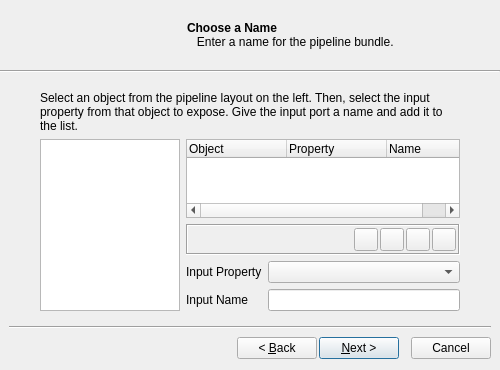
<ui version="4.0" >
 <author></author>
 <comment></comment>
 <exportmacro></exportmacro>
 <class>pqBundleDefinitionWizard</class>
 <widget class="QDialog" name="pqBundleDefinitionWizard" >
  <property name="geometry" >
   <rect>
    <x>0</x>
    <y>0</y>
    <width>500</width>
    <height>370</height>
   </rect>
  </property>
  <property name="windowTitle" >
   <string>Create Bundle</string>
  </property>
  <layout class="QVBoxLayout" >
   <property name="margin" >
    <number>0</number>
   </property>
   <property name="spacing" >
    <number>0</number>
   </property>
   <item>
    <widget class="QFrame" name="TitleFrame" >
     <property name="sizePolicy" >
      <sizepolicy>
       <hsizetype>5</hsizetype>
       <vsizetype>0</vsizetype>
       <horstretch>0</horstretch>
       <verstretch>0</verstretch>
      </sizepolicy>
     </property>
     <property name="minimumSize" >
      <size>
       <width>0</width>
       <height>70</height>
      </size>
     </property>
     <property name="maximumSize" >
      <size>
       <width>16777215</width>
       <height>70</height>
      </size>
     </property>
     <property name="frameShape" >
      <enum>QFrame::NoFrame</enum>
     </property>
     <property name="frameShadow" >
      <enum>QFrame::Plain</enum>
     </property>
     <layout class="QHBoxLayout" >
      <property name="margin" >
       <number>0</number>
      </property>
      <property name="spacing" >
       <number>0</number>
      </property>
      <item>
       <widget class="QLabel" name="WizardImage" >
        <property name="minimumSize" >
         <size>
          <width>178</width>
          <height>0</height>
         </size>
        </property>
        <property name="text" >
         <string/>
        </property>
        <property name="pixmap" >
         <pixmap resource="pqWidgets.qrc" >:/pqWidgets/pqAppIcon64.png</pixmap>
        </property>
        <property name="alignment" >
         <set>Qt::AlignRight|Qt::AlignTrailing|Qt::AlignVCenter</set>
        </property>
       </widget>
      </item>
      <item>
       <widget class="QStackedWidget" name="TitleStack" >
        <property name="currentIndex" >
         <number>0</number>
        </property>
        <widget class="QWidget" name="TitleNamePage" >
         <layout class="QHBoxLayout" >
          <property name="margin" >
           <number>9</number>
          </property>
          <property name="spacing" >
           <number>6</number>
          </property>
          <item>
           <widget class="QLabel" name="label" >
            <property name="text" >
             <string>&lt;b>Choose a Name&lt;/b>&lt;br>&amp;nbsp;&amp;nbsp;&amp;nbsp;Enter a name for the pipeline bundle.</string>
            </property>
           </widget>
          </item>
         </layout>
        </widget>
        <widget class="QWidget" name="TitleInputPage" >
         <layout class="QHBoxLayout" >
          <property name="margin" >
           <number>9</number>
          </property>
          <property name="spacing" >
           <number>6</number>
          </property>
          <item>
           <widget class="QLabel" name="label_4" >
            <property name="text" >
             <string>&lt;b>Define the Inputs&lt;/b>&lt;br>&amp;nbsp;&amp;nbsp;&amp;nbsp;Select and name the input ports.</string>
            </property>
           </widget>
          </item>
         </layout>
        </widget>
        <widget class="QWidget" name="TitleOutputPage" >
         <layout class="QHBoxLayout" >
          <property name="margin" >
           <number>9</number>
          </property>
          <property name="spacing" >
           <number>6</number>
          </property>
          <item>
           <widget class="QLabel" name="label_5" >
            <property name="text" >
             <string>&lt;b>Define the Outputs&lt;/b>&lt;br>&amp;nbsp;&amp;nbsp;&amp;nbsp;Select and name the output ports.</string>
            </property>
           </widget>
          </item>
         </layout>
        </widget>
        <widget class="QWidget" name="TitlePropertyPage" >
         <layout class="QHBoxLayout" >
          <property name="margin" >
           <number>9</number>
          </property>
          <property name="spacing" >
           <number>6</number>
          </property>
          <item>
           <widget class="QLabel" name="label_6" >
            <property name="text" >
             <string>&lt;b>Define the Properties&lt;/b>&lt;br>&amp;nbsp;&amp;nbsp;&amp;nbsp;Select and name the exposed properties.</string>
            </property>
           </widget>
          </item>
         </layout>
        </widget>
       </widget>
      </item>
     </layout>
    </widget>
   </item>
   <item>
    <widget class="QFrame" name="frame_4" >
     <property name="frameShape" >
      <enum>QFrame::HLine</enum>
     </property>
     <property name="frameShadow" >
      <enum>QFrame::Sunken</enum>
     </property>
    </widget>
   </item>
   <item>
    <widget class="QFrame" name="InputFrame" >
     <property name="frameShape" >
      <enum>QFrame::NoFrame</enum>
     </property>
     <property name="frameShadow" >
      <enum>QFrame::Plain</enum>
     </property>
     <layout class="QGridLayout" >
      <property name="margin" >
       <number>9</number>
      </property>
      <property name="spacing" >
       <number>6</number>
      </property>
      <item row="0" column="1" >
       <widget class="QStackedWidget" name="PageStack" >
        <property name="currentIndex" >
         <number>1</number>
        </property>
        <widget class="QWidget" name="NamePage" >
         <layout class="QGridLayout" >
          <property name="margin" >
           <number>9</number>
          </property>
          <property name="spacing" >
           <number>6</number>
          </property>
          <item row="2" column="1" >
           <spacer>
            <property name="orientation" >
             <enum>Qt::Vertical</enum>
            </property>
            <property name="sizeHint" >
             <size>
              <width>20</width>
              <height>40</height>
             </size>
            </property>
           </spacer>
          </item>
          <item row="1" column="0" colspan="2" >
           <widget class="QLabel" name="label_3" >
            <property name="text" >
             <string>The name will be used to identify the pipeline bundle. It should be unique. The name should also indicate what the bundle will be used for.</string>
            </property>
            <property name="wordWrap" >
             <bool>true</bool>
            </property>
           </widget>
          </item>
          <item row="3" column="0" >
           <widget class="QLabel" name="label_2" >
            <property name="text" >
             <string>Bundle Name</string>
            </property>
           </widget>
          </item>
          <item row="3" column="1" >
           <widget class="QLineEdit" name="BundleName" >
            <property name="whatsThis" >
             <string>Enter the pipeline bundle name here.</string>
            </property>
           </widget>
          </item>
          <item row="4" column="1" >
           <spacer>
            <property name="orientation" >
             <enum>Qt::Vertical</enum>
            </property>
            <property name="sizeHint" >
             <size>
              <width>20</width>
              <height>40</height>
             </size>
            </property>
           </spacer>
          </item>
         </layout>
        </widget>
        <widget class="QWidget" name="InputPage" >
         <layout class="QGridLayout" >
          <property name="margin" >
           <number>9</number>
          </property>
          <property name="spacing" >
           <number>6</number>
          </property>
          <item row="0" column="0" colspan="3" >
           <widget class="QLabel" name="label_9" >
            <property name="text" >
             <string>Select an object from the pipeline layout on the left. Then, select the input property from that object to expose. Give the input port a name and add it to the list.</string>
            </property>
            <property name="wordWrap" >
             <bool>true</bool>
            </property>
           </widget>
          </item>
          <item rowspan="4" row="1" column="0" >
           <widget class="QTreeView" name="InputPipeline" >
            <property name="sizePolicy" >
             <sizepolicy>
              <hsizetype>0</hsizetype>
              <vsizetype>7</vsizetype>
              <horstretch>0</horstretch>
              <verstretch>0</verstretch>
             </sizepolicy>
            </property>
            <property name="minimumSize" >
             <size>
              <width>140</width>
              <height>0</height>
             </size>
            </property>
            <property name="maximumSize" >
             <size>
              <width>140</width>
              <height>16777215</height>
             </size>
            </property>
           </widget>
          </item>
          <item row="1" column="1" colspan="2" >
           <widget class="QTreeWidget" name="InputPorts" >
            <property name="alternatingRowColors" >
             <bool>true</bool>
            </property>
            <property name="rootIsDecorated" >
             <bool>false</bool>
            </property>
            <property name="uniformRowHeights" >
             <bool>true</bool>
            </property>
            <column>
             <property name="text" >
              <string>Object</string>
             </property>
            </column>
            <column>
             <property name="text" >
              <string>Property</string>
             </property>
            </column>
            <column>
             <property name="text" >
              <string>Name</string>
             </property>
            </column>
           </widget>
          </item>
          <item row="4" column="2" >
           <widget class="QLineEdit" name="InputName" />
          </item>
          <item row="3" column="1" >
           <widget class="QLabel" name="label_7" >
            <property name="text" >
             <string>Input Property</string>
            </property>
           </widget>
          </item>
          <item row="4" column="1" >
           <widget class="QLabel" name="label_8" >
            <property name="text" >
             <string>Input Name</string>
            </property>
           </widget>
          </item>
          <item row="3" column="2" >
           <widget class="QComboBox" name="InputCombo" />
          </item>
          <item row="2" column="1" colspan="2" >
           <widget class="QFrame" name="frame" >
            <property name="frameShape" >
             <enum>QFrame::Box</enum>
            </property>
            <property name="frameShadow" >
             <enum>QFrame::Sunken</enum>
            </property>
            <layout class="QHBoxLayout" >
             <property name="margin" >
              <number>2</number>
             </property>
             <property name="spacing" >
              <number>2</number>
             </property>
             <item>
              <spacer>
               <property name="orientation" >
                <enum>Qt::Horizontal</enum>
               </property>
               <property name="sizeHint" >
                <size>
                 <width>40</width>
                 <height>20</height>
                </size>
               </property>
              </spacer>
             </item>
             <item>
              <widget class="QToolButton" name="AddInputButton" >
               <property name="toolTip" >
                <string>Add Input</string>
               </property>
               <property name="text" >
                <string/>
               </property>
               <property name="icon" >
                <iconset resource="pqWidgets.qrc" >:/pqWidgets/pqPlus16.png</iconset>
               </property>
              </widget>
             </item>
             <item>
              <widget class="QToolButton" name="RemoveInputButton" >
               <property name="toolTip" >
                <string>Remove Input</string>
               </property>
               <property name="text" >
                <string/>
               </property>
               <property name="icon" >
                <iconset resource="pqWidgets.qrc" >:/pqWidgets/pqMinus16.png</iconset>
               </property>
              </widget>
             </item>
             <item>
              <widget class="QToolButton" name="InputUpButton" >
               <property name="toolTip" >
                <string>Move Up</string>
               </property>
               <property name="text" >
                <string/>
               </property>
               <property name="icon" >
                <iconset resource="pqWidgets.qrc" >:/pqWidgets/pqArrowUp16.png</iconset>
               </property>
              </widget>
             </item>
             <item>
              <widget class="QToolButton" name="InputDownButton" >
               <property name="toolTip" >
                <string>Move Down</string>
               </property>
               <property name="text" >
                <string/>
               </property>
               <property name="icon" >
                <iconset resource="pqWidgets.qrc" >:/pqWidgets/pqArrowDown16.png</iconset>
               </property>
              </widget>
             </item>
            </layout>
           </widget>
          </item>
         </layout>
        </widget>
        <widget class="QWidget" name="OutputPage" >
         <layout class="QGridLayout" >
          <property name="margin" >
           <number>9</number>
          </property>
          <property name="spacing" >
           <number>6</number>
          </property>
          <item row="3" column="2" >
           <widget class="QLineEdit" name="OutputName" />
          </item>
          <item row="3" column="1" >
           <widget class="QLabel" name="label_11" >
            <property name="text" >
             <string>Output Name</string>
            </property>
           </widget>
          </item>
          <item row="2" column="1" colspan="2" >
           <widget class="QFrame" name="frame_2" >
            <property name="frameShape" >
             <enum>QFrame::Box</enum>
            </property>
            <property name="frameShadow" >
             <enum>QFrame::Sunken</enum>
            </property>
            <layout class="QHBoxLayout" >
             <property name="margin" >
              <number>2</number>
             </property>
             <property name="spacing" >
              <number>2</number>
             </property>
             <item>
              <spacer>
               <property name="orientation" >
                <enum>Qt::Horizontal</enum>
               </property>
               <property name="sizeHint" >
                <size>
                 <width>40</width>
                 <height>20</height>
                </size>
               </property>
              </spacer>
             </item>
             <item>
              <widget class="QToolButton" name="AddOutputButton" >
               <property name="toolTip" >
                <string>Add Output</string>
               </property>
               <property name="text" >
                <string/>
               </property>
               <property name="icon" >
                <iconset resource="pqWidgets.qrc" >:/pqWidgets/pqPlus16.png</iconset>
               </property>
              </widget>
             </item>
             <item>
              <widget class="QToolButton" name="RemoveOutputButton" >
               <property name="toolTip" >
                <string>Remove Output</string>
               </property>
               <property name="text" >
                <string/>
               </property>
               <property name="icon" >
                <iconset resource="pqWidgets.qrc" >:/pqWidgets/pqMinus16.png</iconset>
               </property>
              </widget>
             </item>
             <item>
              <widget class="QToolButton" name="OutputUpButton" >
               <property name="toolTip" >
                <string>Move Up</string>
               </property>
               <property name="text" >
                <string/>
               </property>
               <property name="icon" >
                <iconset resource="pqWidgets.qrc" >:/pqWidgets/pqArrowUp16.png</iconset>
               </property>
              </widget>
             </item>
             <item>
              <widget class="QToolButton" name="OutputDownButton" >
               <property name="toolTip" >
                <string>Move Down</string>
               </property>
               <property name="text" >
                <string/>
               </property>
               <property name="icon" >
                <iconset resource="pqWidgets.qrc" >:/pqWidgets/pqArrowDown16.png</iconset>
               </property>
              </widget>
             </item>
            </layout>
           </widget>
          </item>
          <item rowspan="3" row="1" column="0" >
           <widget class="QTreeView" name="OutputPipeline" >
            <property name="sizePolicy" >
             <sizepolicy>
              <hsizetype>0</hsizetype>
              <vsizetype>7</vsizetype>
              <horstretch>0</horstretch>
              <verstretch>0</verstretch>
             </sizepolicy>
            </property>
            <property name="minimumSize" >
             <size>
              <width>140</width>
              <height>0</height>
             </size>
            </property>
            <property name="maximumSize" >
             <size>
              <width>140</width>
              <height>16777215</height>
             </size>
            </property>
           </widget>
          </item>
          <item row="1" column="1" colspan="2" >
           <widget class="QTreeWidget" name="OutputPorts" >
            <property name="alternatingRowColors" >
             <bool>true</bool>
            </property>
            <property name="rootIsDecorated" >
             <bool>false</bool>
            </property>
            <property name="uniformRowHeights" >
             <bool>true</bool>
            </property>
            <column>
             <property name="text" >
              <string>Object</string>
             </property>
            </column>
            <column>
             <property name="text" >
              <string>Name</string>
             </property>
            </column>
           </widget>
          </item>
          <item row="0" column="0" colspan="3" >
           <widget class="QLabel" name="label_10" >
            <property name="text" >
             <string>Select an object from the pipeline layout on the left. Give the output port a name and add it to the list.</string>
            </property>
            <property name="wordWrap" >
             <bool>true</bool>
            </property>
           </widget>
          </item>
         </layout>
        </widget>
        <widget class="QWidget" name="PropertyPage" >
         <layout class="QGridLayout" >
          <property name="margin" >
           <number>9</number>
          </property>
          <property name="spacing" >
           <number>6</number>
          </property>
          <item row="4" column="2" >
           <widget class="QLineEdit" name="PropertyName" />
          </item>
          <item row="3" column="2" >
           <widget class="QComboBox" name="PropertyCombo" />
          </item>
          <item row="3" column="1" >
           <widget class="QLabel" name="label_13" >
            <property name="text" >
             <string>Property</string>
            </property>
           </widget>
          </item>
          <item row="4" column="1" >
           <widget class="QLabel" name="label_14" >
            <property name="text" >
             <string>Property Name</string>
            </property>
           </widget>
          </item>
          <item row="2" column="1" colspan="2" >
           <widget class="QFrame" name="frame_3" >
            <property name="frameShape" >
             <enum>QFrame::Box</enum>
            </property>
            <property name="frameShadow" >
             <enum>QFrame::Sunken</enum>
            </property>
            <layout class="QHBoxLayout" >
             <property name="margin" >
              <number>2</number>
             </property>
             <property name="spacing" >
              <number>2</number>
             </property>
             <item>
              <spacer>
               <property name="orientation" >
                <enum>Qt::Horizontal</enum>
               </property>
               <property name="sizeHint" >
                <size>
                 <width>40</width>
                 <height>20</height>
                </size>
               </property>
              </spacer>
             </item>
             <item>
              <widget class="QToolButton" name="AddPropertyButton" >
               <property name="toolTip" >
                <string>Add Property</string>
               </property>
               <property name="text" >
                <string/>
               </property>
               <property name="icon" >
                <iconset resource="pqWidgets.qrc" >:/pqWidgets/pqPlus16.png</iconset>
               </property>
              </widget>
             </item>
             <item>
              <widget class="QToolButton" name="RemovePropertyButton" >
               <property name="toolTip" >
                <string>Remove Property</string>
               </property>
               <property name="text" >
                <string/>
               </property>
               <property name="icon" >
                <iconset resource="pqWidgets.qrc" >:/pqWidgets/pqMinus16.png</iconset>
               </property>
              </widget>
             </item>
             <item>
              <widget class="QToolButton" name="PropertyUpButton" >
               <property name="toolTip" >
                <string>Move Up</string>
               </property>
               <property name="text" >
                <string/>
               </property>
               <property name="icon" >
                <iconset resource="pqWidgets.qrc" >:/pqWidgets/pqArrowUp16.png</iconset>
               </property>
              </widget>
             </item>
             <item>
              <widget class="QToolButton" name="PropertyDownButton" >
               <property name="toolTip" >
                <string>Move Down</string>
               </property>
               <property name="text" >
                <string/>
               </property>
               <property name="icon" >
                <iconset resource="pqWidgets.qrc" >:/pqWidgets/pqArrowDown16.png</iconset>
               </property>
              </widget>
             </item>
            </layout>
           </widget>
          </item>
          <item row="1" column="1" colspan="2" >
           <widget class="QTreeWidget" name="PropertyList" >
            <property name="alternatingRowColors" >
             <bool>true</bool>
            </property>
            <property name="rootIsDecorated" >
             <bool>false</bool>
            </property>
            <property name="uniformRowHeights" >
             <bool>true</bool>
            </property>
            <column>
             <property name="text" >
              <string>Object</string>
             </property>
            </column>
            <column>
             <property name="text" >
              <string>Property</string>
             </property>
            </column>
            <column>
             <property name="text" >
              <string>Name</string>
             </property>
            </column>
           </widget>
          </item>
          <item rowspan="4" row="1" column="0" >
           <widget class="QTreeView" name="PropertyPipeline" >
            <property name="sizePolicy" >
             <sizepolicy>
              <hsizetype>0</hsizetype>
              <vsizetype>7</vsizetype>
              <horstretch>0</horstretch>
              <verstretch>0</verstretch>
             </sizepolicy>
            </property>
            <property name="minimumSize" >
             <size>
              <width>140</width>
              <height>0</height>
             </size>
            </property>
            <property name="maximumSize" >
             <size>
              <width>140</width>
              <height>16777215</height>
             </size>
            </property>
           </widget>
          </item>
          <item row="0" column="0" colspan="3" >
           <widget class="QLabel" name="label_12" >
            <property name="text" >
             <string>Select an object from the pipeline layout on the left. Then, select the property from that object to expose. Give the property a name and add it to the list.</string>
            </property>
            <property name="wordWrap" >
             <bool>true</bool>
            </property>
           </widget>
          </item>
         </layout>
        </widget>
       </widget>
      </item>
      <item row="0" column="2" >
       <spacer>
        <property name="orientation" >
         <enum>Qt::Horizontal</enum>
        </property>
        <property name="sizeType" >
         <enum>QSizePolicy::Fixed</enum>
        </property>
        <property name="sizeHint" >
         <size>
          <width>16</width>
          <height>20</height>
         </size>
        </property>
       </spacer>
      </item>
      <item row="1" column="0" colspan="3" >
       <widget class="QFrame" name="frame_5" >
        <property name="frameShape" >
         <enum>QFrame::HLine</enum>
        </property>
        <property name="frameShadow" >
         <enum>QFrame::Sunken</enum>
        </property>
       </widget>
      </item>
      <item row="0" column="0" >
       <spacer>
        <property name="orientation" >
         <enum>Qt::Horizontal</enum>
        </property>
        <property name="sizeType" >
         <enum>QSizePolicy::Fixed</enum>
        </property>
        <property name="sizeHint" >
         <size>
          <width>16</width>
          <height>20</height>
         </size>
        </property>
       </spacer>
      </item>
      <item row="2" column="0" colspan="3" >
       <layout class="QHBoxLayout" >
        <property name="margin" >
         <number>0</number>
        </property>
        <property name="spacing" >
         <number>2</number>
        </property>
        <item>
         <spacer>
          <property name="orientation" >
           <enum>Qt::Horizontal</enum>
          </property>
          <property name="sizeHint" >
           <size>
            <width>171</width>
            <height>26</height>
           </size>
          </property>
         </spacer>
        </item>
        <item>
         <widget class="QPushButton" name="BackButton" >
          <property name="text" >
           <string>&lt; &amp;Back</string>
          </property>
          <property name="autoDefault" >
           <bool>false</bool>
          </property>
         </widget>
        </item>
        <item>
         <widget class="QPushButton" name="NextFinishButton" >
          <property name="text" >
           <string>&amp;Next ></string>
          </property>
          <property name="autoDefault" >
           <bool>false</bool>
          </property>
          <property name="default" >
           <bool>true</bool>
          </property>
         </widget>
        </item>
        <item>
         <spacer>
          <property name="orientation" >
           <enum>Qt::Horizontal</enum>
          </property>
          <property name="sizeType" >
           <enum>QSizePolicy::Fixed</enum>
          </property>
          <property name="sizeHint" >
           <size>
            <width>10</width>
            <height>20</height>
           </size>
          </property>
         </spacer>
        </item>
        <item>
         <widget class="QPushButton" name="CancelButton" >
          <property name="text" >
           <string>Cancel</string>
          </property>
          <property name="autoDefault" >
           <bool>false</bool>
          </property>
         </widget>
        </item>
       </layout>
      </item>
     </layout>
    </widget>
   </item>
  </layout>
 </widget>
 <pixmapfunction></pixmapfunction>
 <tabstops>
  <tabstop>BundleName</tabstop>
  <tabstop>InputPipeline</tabstop>
  <tabstop>InputName</tabstop>
  <tabstop>InputPorts</tabstop>
  <tabstop>AddInputButton</tabstop>
  <tabstop>RemoveInputButton</tabstop>
  <tabstop>InputUpButton</tabstop>
  <tabstop>InputDownButton</tabstop>
  <tabstop>OutputPipeline</tabstop>
  <tabstop>OutputName</tabstop>
  <tabstop>OutputPorts</tabstop>
  <tabstop>AddOutputButton</tabstop>
  <tabstop>RemoveOutputButton</tabstop>
  <tabstop>OutputUpButton</tabstop>
  <tabstop>OutputDownButton</tabstop>
  <tabstop>PropertyPipeline</tabstop>
  <tabstop>PropertyCombo</tabstop>
  <tabstop>PropertyName</tabstop>
  <tabstop>PropertyList</tabstop>
  <tabstop>AddPropertyButton</tabstop>
  <tabstop>RemovePropertyButton</tabstop>
  <tabstop>PropertyUpButton</tabstop>
  <tabstop>PropertyDownButton</tabstop>
  <tabstop>NextFinishButton</tabstop>
  <tabstop>BackButton</tabstop>
  <tabstop>CancelButton</tabstop>
 </tabstops>
 <resources>
  <include location="pqWidgets.qrc" />
 </resources>
 <connections/>
</ui>
